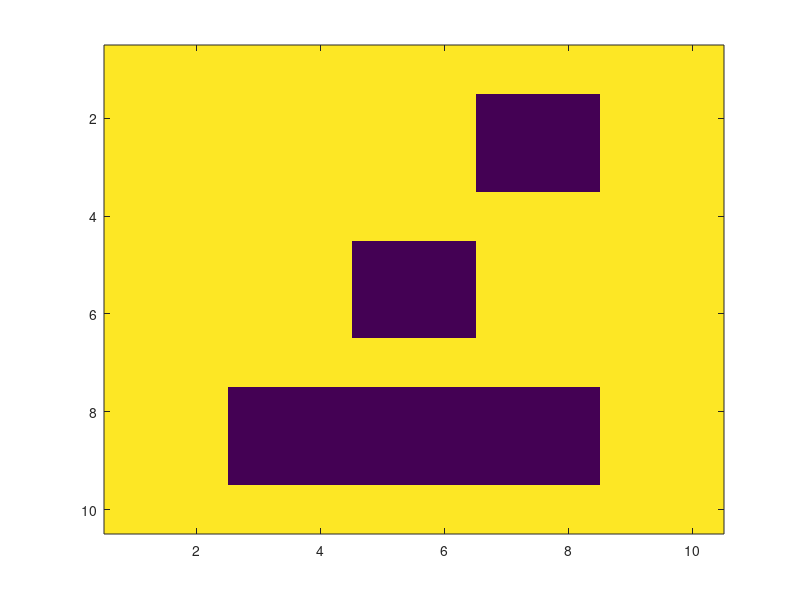

MATLAB code to generate this figure:
%notface1 (input)
%written on 3/15/23
%by Priya Bhanot
%this script creates a basic image that does NOT include a face

notface1 = ones(10);
notface1(2:3, 7:8) = zeros;
notface1(5:6,5:6) = zeros;
notface1(8:9, 3:8) = zeros;

imagesc(notface1);
disp(notface1)